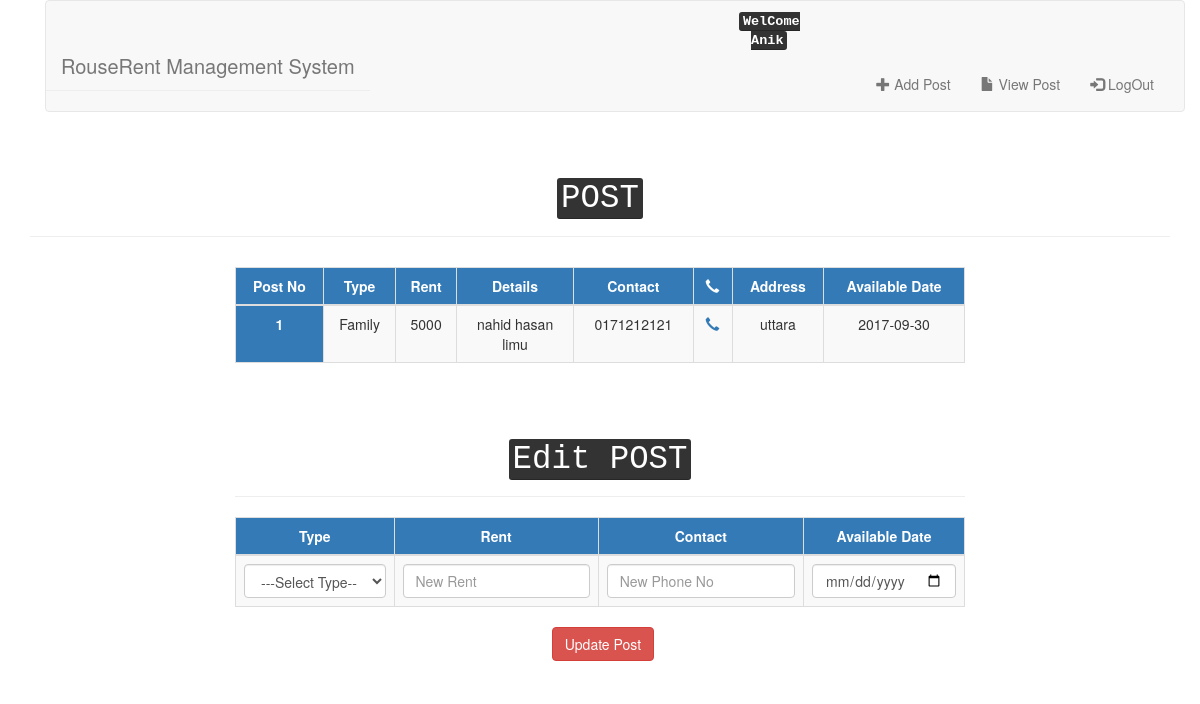
The page /View/editPost.php?eid=6 (signed in) on the database its author committed.
### tables this page shows
CREATE TABLE `rent` (
  `id` int(100) NOT NULL,
  `uid` int(100) NOT NULL,
  `type` varchar(100) NOT NULL,
  `rent` int(100) NOT NULL,
  `details` varchar(255) NOT NULL,
  `phone` varchar(100) NOT NULL,
  `address` varchar(255) NOT NULL,
  `date` date NOT NULL
);

### Controlar/editPostHelper.php (the view)
<?php
include '../Model/db.php';
function editPost() {
    global $con;
    if (isset($_GET['eid'])) {
    $id = $_GET['eid'];
    $sql = "SELECT * FROM `rent` WHERE id = '$id'";
    $result = mysqli_query($con, $sql);
    $postNo = 1;
    while ($row = mysqli_fetch_assoc($result)) {
        $output = '<form action=" " method="POST">
        <div class="container col-md-8 col-md-offset-2" style="margin-top: 10px;">
            <table class="table table-responsive table-striped table-bordered text-center ">
                <thead class="text-capitalize ">
                    <tr class="bg-primary" style="font-weight: bold;">
                        <td >Post No</td>
                        <td>Type</td>
                        <td>Rent</td>
                        <td>Details</td>
                        <td>Contact</td>
                        <td><span class="glyphicon glyphicon-earphone"></span></td>
                        <td>Address</td>
                        <td>Available Date</td>
            </tr>
            </thead>
        <tbody>';
        echo $output;
        echo "<tr>";
        echo "<td class='bg-primary' style='font-weight: bold;'>" . $postNo . "</td>";
        echo "<td>" . $row['type'] . "</td>";
        echo "<td>" . $row['rent'] . "</td>";
        echo "<td>" . $row['details'] . "</td>";
        echo "<td>" . $row['phone'] . "</td>";
        echo "<td>" . '<a href="tel:+880' . $row['phone'] . '"><span class="glyphicon glyphicon-earphone"></span></a>' . "</td>";
        echo "<td>" . $row['address'] . "</td>";
        echo "<td>" . $row['date'] . "</td>";
        echo "</tr>";
        echo "</tbody>
            </table>
            </div>
            </form>";
        $postNo++;
        }
    }
}
?>

### rows shown on the page
rent: type "Family", rent "5000", details "nahid hasan limu", phone "0171212121", address "uttara", date "2017-09-30"

### other values the page prints
$_SESSION['name'] "Anik"
